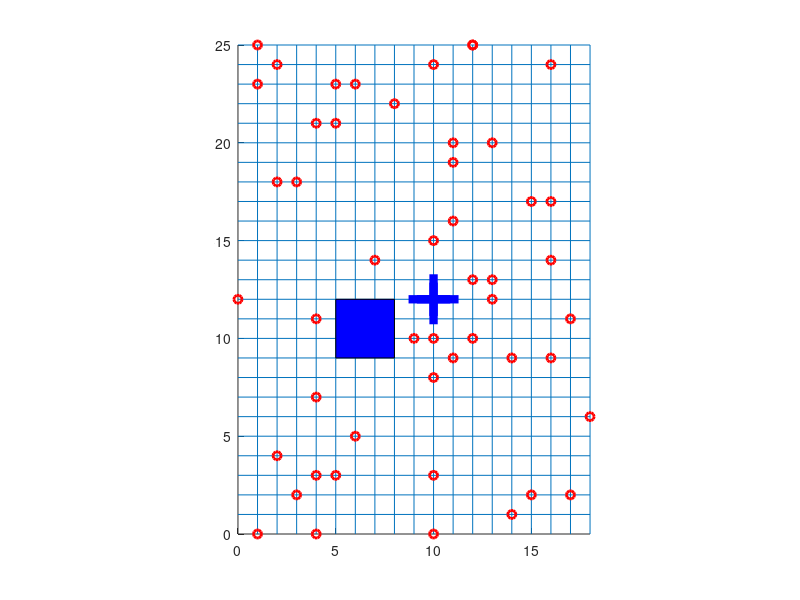
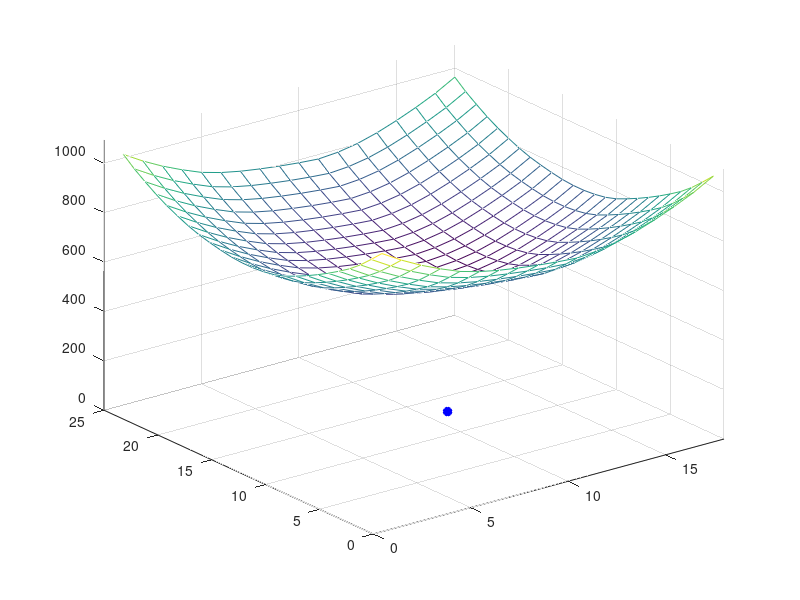

The MATLAB source for these figures, in order:
clear; figure(1); clf; hold on

nx = 18
ny = 25

for i = 1 : ny
    line([0, nx], [i, i])
end

for i = 1 : nx
    line([i i], [0 ny])
end

NoH = 50;

x = randi([0 nx], NoH, 1); y = randi([0 ny], NoH, 1);

plot(x, y, 'ro', 'linewidth', 2);

% Generate random lower-left corner position for lake
lake_low_x = randi([0 nx-1], 1)
lake_low_y = randi([0 ny-1], 1)
% Calculate lake width and height range
width_range = nx - lake_low_x - 1
height_range = ny - lake_low_y - 1
% Generate random lake width and height
lake_width = randi([1,width_range], 1)
lake_height = randi([1, height_range], 1)
% Plotting lake in the area, with FaceColor = Blue
rectangle("Position", [lake_low_x, lake_low_y, lake_width, lake_height], "FaceColor", [0,0,1])

for i = 0 : nx
  for j = 0 : ny
    d = 0;
    for k = 1 : NoH
      d = d + abs(x(k) - i) + abs(y(k) - j);
    end
    fire(i+1, j+1) = d;
  end
end

s = (nx + ny) * NoH;

for i = 1 : nx+1
  for j = 1 : ny+1
    if fire(i,j) < s
      s = fire(i,j);
      m = i;
      n = j;
    end
  end
end

plot(m-1, n-1, 'bs', 'linewidth', 30);

axis image

figure(2); clf; mesh(fire'); hold on

plot(m, n, 'b*', 'linewidth', 4)
axis([0 nx 0 ny 0 max(max(fire))])
